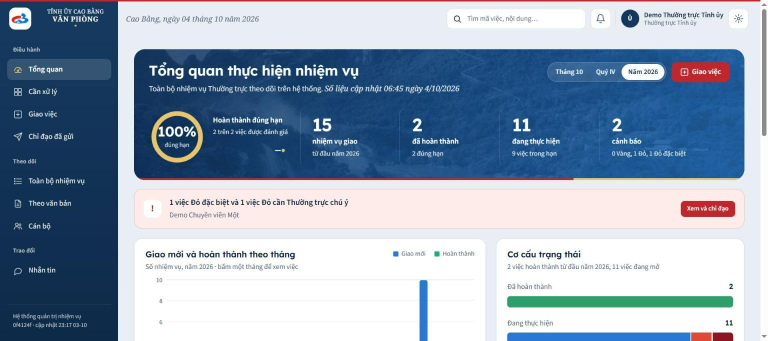
#> input picture docs/huong-dan-su-dung/anh/a0-01-tong-quan.jpg, 1536 x 682 px, given in place of chung-02-banh-rang.jpg, which was not available (shown at 1/2 size)
$ python cat.py
#> lines starting #> are read from the running program, lines starting #| are printed output that depends on the picture
# Cắt vùng cần thiết của ảnh chụp màn hình để chữ trong tài liệu to, dễ đọc. Ghi đè tệp cắt sẵn với hậu tố -cat.
import sys, json
from PIL import Image
CAT = {
  'chung-02-banh-rang': (1080, 0, 1536, 682),
  'chung-03-chuong': (770, 0, 1536, 560),
  'chung-06-doi-mat-khau': (520, 30, 1016, 640),
  'qt-07-tao-tai-khoan': (515, 10, 1005, 730),
  'nx-07-ket-qua-lo': (240, 90, 1536, 560),
  'nx-09-hoan-tac': (240, 190, 1536, 600),
  'nx-08-cho-hoan-thien': (240, 90, 1536, 480),
  'chung-03-chuong': (840, 0, 1536, 545),
  'chung-08-tim-nhanh': (890, 0, 1536, 200),
  'a3-02-the-viec': (268, 285, 1135, 545),
  'a3-06-tu-choi': (268, 425, 1135, 600),
  'a3-07-de-nghi-sua': (440, 140, 1082, 540),
  'a3-04-cap-nhat-tien-do': (440, 90, 1082, 595),
  'a3-05-nop-minh-chung': (268, 70, 1135, 390),
  'a3-05b-nop-minh-chung-dien': (268, 430, 1135, 680),
  'a3-05c-da-nop': (268, 430, 1135, 560),
  'a3-10-dien-bien': (268, 160, 1135, 560),
  'a3-03-dang-thuc-hien': (268, 230, 1135, 620),
  'nx-10-hoan-thien-form': (240, 90, 1536, 682),
  'a2-02-can-xu-ly': (268, 90, 1536, 590),
  'a2-02b-viec-do': (268, 90, 1536, 682),
  'a2-04-nghiem-thu': (268, 120, 1135, 620),
  'a2-09-duyet-de-nghi-sua': (268, 310, 1536, 545),
  'a2-10-ngan-chi-tiet': (962, 0, 1536, 682),
  'a2-05-nhiem-vu-phong': (268, 90, 1536, 682),
  'a2-06-can-bo': (268, 90, 1536, 682),
  'a1-02-can-xu-ly': (268, 90, 1536, 682),
  'a1-02b-nghen': (268, 0, 1536, 620),
  'a1-05-theo-van-ban': (268, 90, 1536, 682),
  'a1-07-bao-cao': (268, 90, 1536, 682),
  'a1-01b-tong-quan-phong': (268, 260, 1536, 682),
  'a0-02-can-xu-ly': (268, 90, 1536, 682),
  'a0-02b-chi-dao-the': (584, 20, 1500, 320),
  'a0-04-chi-dao-da-gui': (268, 90, 1536, 300),
  'a0-03b-giao-viec-khoi-2': (268, 250, 1135, 620),
  'td-01-ghep-cot-chua-nhan': (268, 100, 1536, 620),
  'td-02-ghep-cot-da-nhan': (268, 100, 1536, 620),
  'td-03-xem-truoc': (268, 80, 1536, 620),
  'td-04-bang-xem-truoc': (268, 235, 1536, 540),
  'td-05-ho-so-da-luu': (268, 400, 1536, 630),
  'td-06-sau-khi-them-cot': (268, 290, 1536, 545),
  'qt-08-ban-giao': (540, 20, 1020, 700),        # v3.15: hộp Bàn giao tài khoản (ảnh gốc 1568×703)
  'a1-04b-xuat-theo-ky': (560, 140, 1000, 620),   # v3.16: hộp Xuất Excel theo kỳ (ảnh gốc 1568×752)
  'gv-02-khoi-2': (215, 60, 1210, 560),           # v3.17: khối 2 — nút chế độ, ô tìm nhanh, Chính tôi (trang thu 80%)
  'gv-03-khoi-3': (215, 150, 1210, 560),          # v3.17: khối 3 — Ngày giao nhiệm vụ, không còn hạn nộp minh chứng
  'gv-04-nhieu-nhiem-vu': (215, 0, 1210, 682),    # v3.17: thẻ Nhiệm vụ 1 đủ ô, thẻ 2, nút Giao 2 việc
  'gv-05-tim-nhanh': (215, 200, 1210, 500),       # v3.17: ô tìm nhanh đang gõ — danh sách chỉ còn người khớp + dòng kết quả
}
if len(sys.argv) > 1: CAT = {k: v for k, v in CAT.items() if k in sys.argv[1:]}
for ten, box in CAT.items():
    im = Image.open(f'anh/{ten}.jpg')
#> im is the input picture: PIL image 1536x682 RGB; mean R, G, B 145.1, 161.8, 182.2
    w, h = im.size
#> w = 1536; h = 682
    x0, y0, x1, y1 = box
    im.crop((x0, y0, min(x1, w), min(y1, h))).save(f'anh/{ten}-cat.jpg', quality=90)
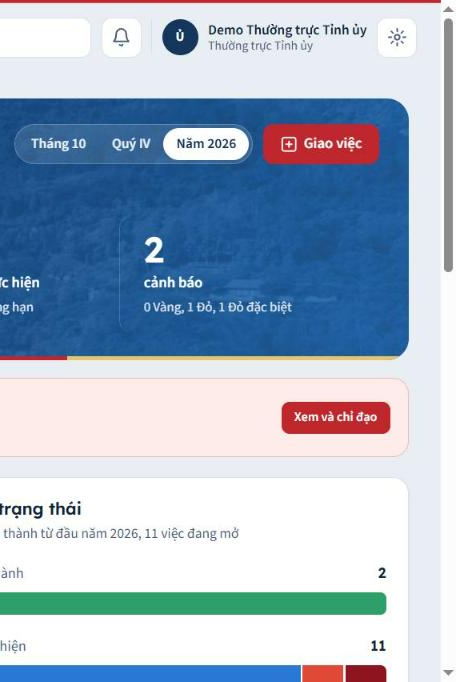
#> saved as chung-02-banh-rang-cat.jpg: PIL image 456x682 RGB; mean R, G, B 165.5, 182.1, 201.6
    print(ten, im.size, '->', (min(x1, w) - x0, min(y1, h) - y0))
#| chung-02-banh-rang (1536, 682) -> (456, 682)
#> pass 2 of the loop `for ten, box in CAT.items():`:
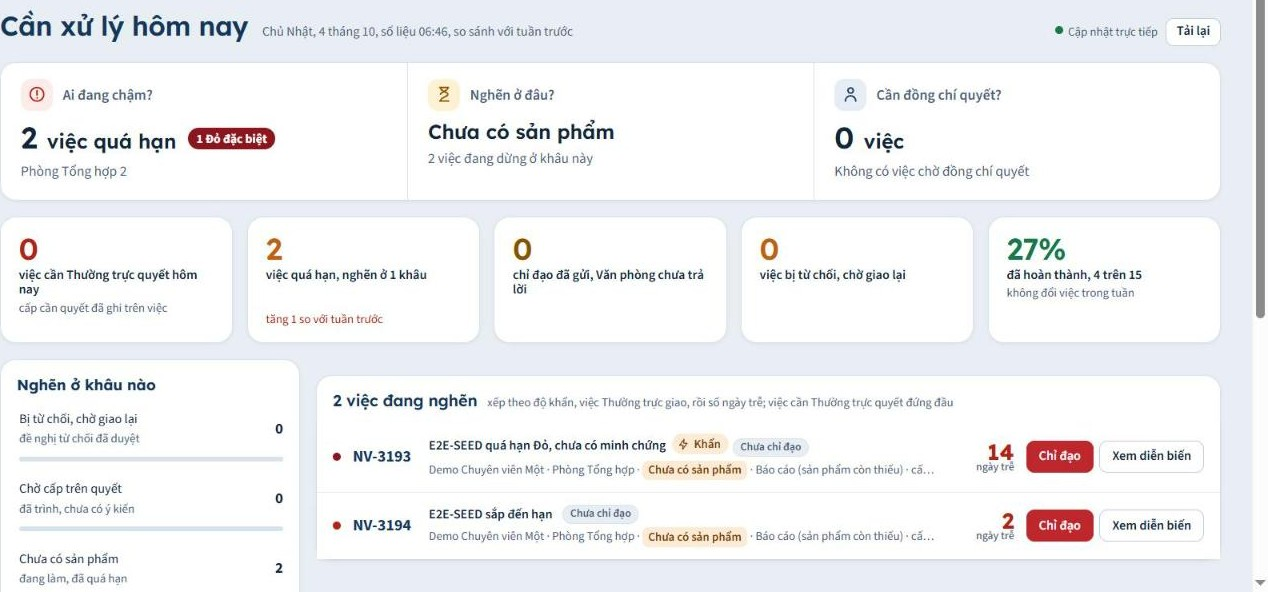
#> input picture docs/huong-dan-su-dung/anh/a0-02-can-xu-ly-cat.jpg, 1268 x 592 px, given in place of chung-03-chuong.jpg, which was not available
#> im is the input picture: PIL image 1268x592 RGB; mean R, G, B 240.8, 241.4, 243.5
#> `im.crop((x0, y0, min(x1, w), min(y1, h))).save(f'anh/{ten}-cat.jpg', q..`:
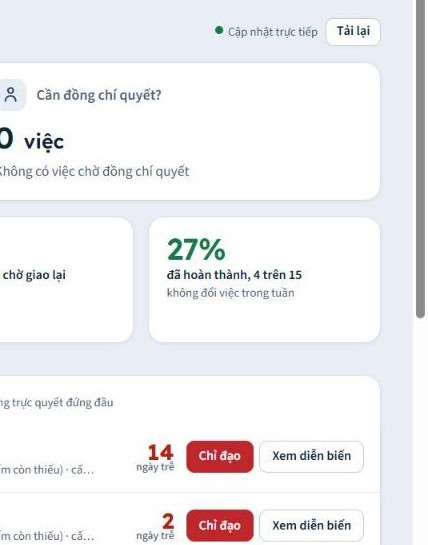
#> saved as chung-03-chuong-cat.jpg: PIL image 428x545 RGB; mean R, G, B 241.1, 240.4, 242.7
#| chung-03-chuong (1268, 592) -> (428, 545)
#> (the run stopped early here; a loop or call above may not have finished)
